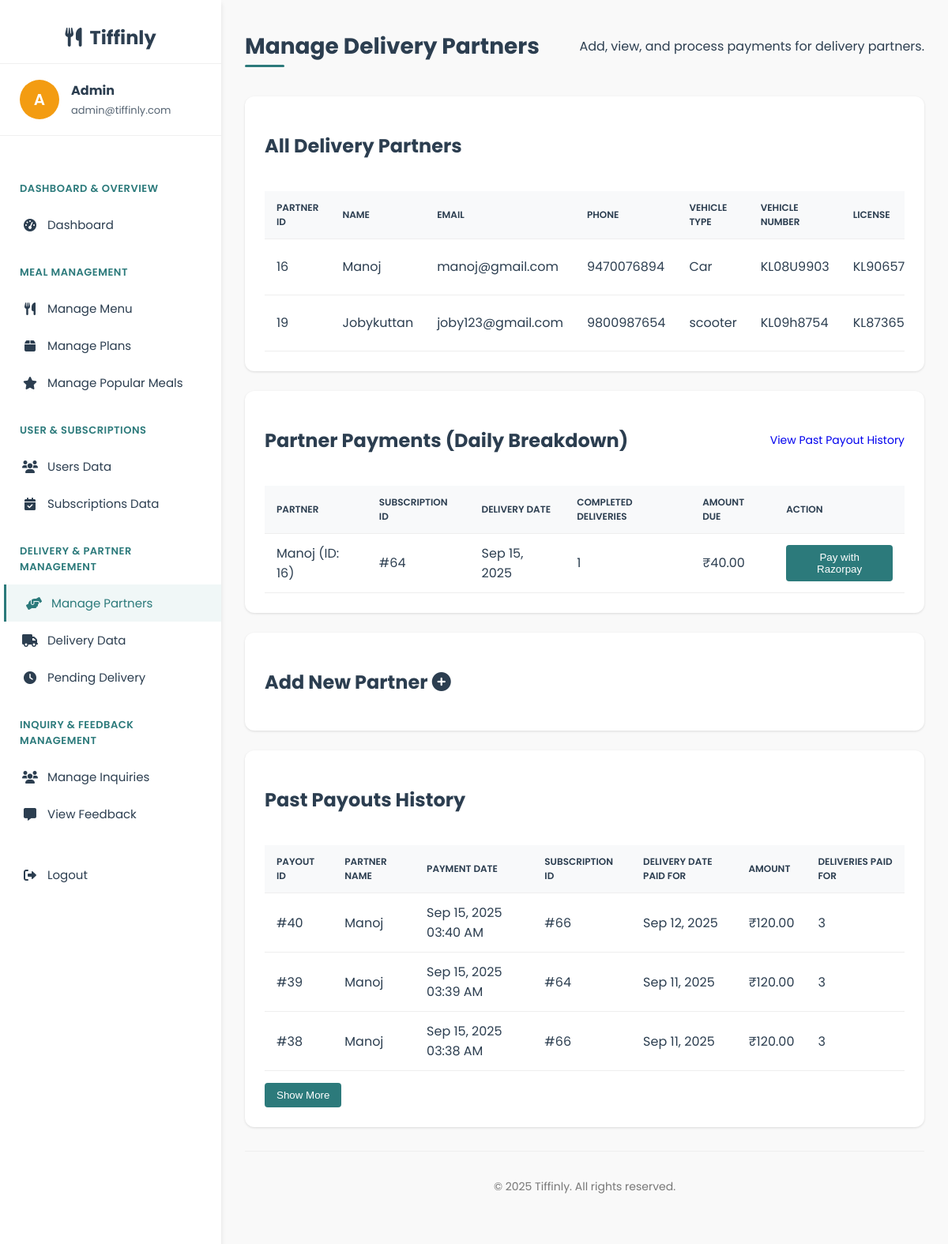
Page /admin/manage_partners.php (signed in) on the earlier database version.
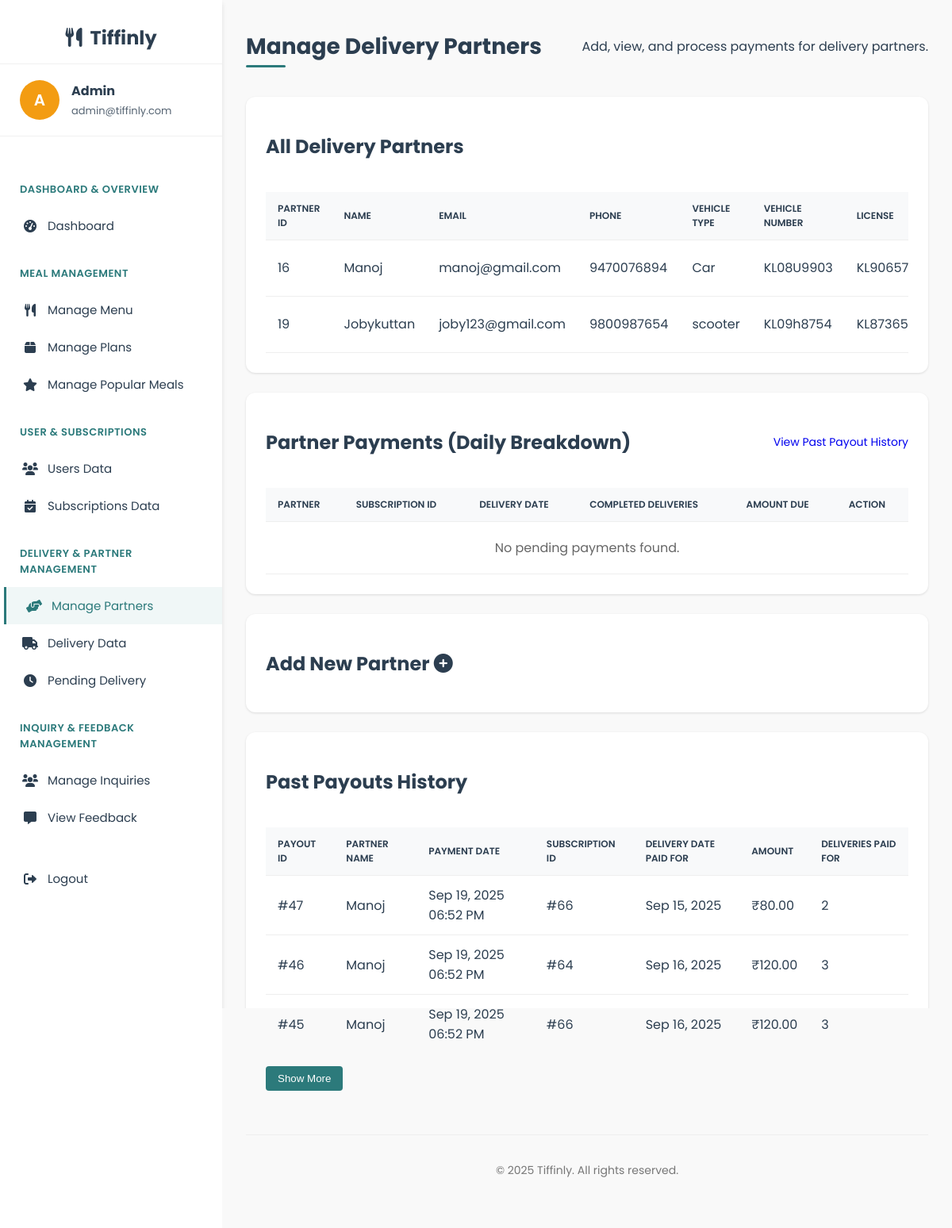
Same page on the later database version.
### tables this page shows
CREATE TABLE `users` (
  `user_id` int(11) NOT NULL,
  `name` varchar(100) NOT NULL,
  `email` varchar(100) NOT NULL,
  `password` varchar(255) NOT NULL,
  `phone` varchar(15) DEFAULT NULL,
  `role` enum('user','admin','delivery') DEFAULT 'user',
  `created_at` timestamp NOT NULL DEFAULT current_timestamp(),
  `security_question` varchar(255) NOT NULL,
  `security_answer` varchar(255) NOT NULL
);

CREATE TABLE `delivery_partner_details` (
  `partner_id` int(11) NOT NULL,
  `vehicle_type` varchar(50) NOT NULL,
  `vehicle_number` varchar(20) NOT NULL,
  `license_number` varchar(30) NOT NULL,
  `license_file` varchar(255) DEFAULT NULL,
  `aadhar_number` varchar(20) DEFAULT NULL,
  `availability` enum('Part-time','Full-time') NOT NULL
);

CREATE TABLE `partner_payments` (
  `payment_id` int(11) NOT NULL,
  `partner_id` int(11) NOT NULL,
  `subscription_id` int(11) DEFAULT NULL,
  `delivery_date` date DEFAULT NULL,
  `amount` decimal(10,2) NOT NULL,
  `delivery_count` int(11) NOT NULL DEFAULT 0,
  `payment_method` varchar(50) NOT NULL,
  `payment_status` enum('success','failed','pending') NOT NULL DEFAULT 'success',
  `transaction_ref` varchar(100) DEFAULT NULL,
  `created_at` timestamp NOT NULL DEFAULT current_timestamp()
);

### admin/manage_partners.php (the view, shortened to what the changed rows need)
<?php
$db = new mysqli('localhost', 'root', '', 'tiffinly');
$partners_result = $db->query("SELECT u.*, dp.* FROM users u JOIN delivery_partner_details dp ON u.user_id = dp.partner_id WHERE u.role = 'delivery'");
$partners_map = [];
while($p = $partners_result->fetch_assoc()) {
    $partners_map[$p['user_id']] = $p;
}
$unpaid_deliveries_sql = "
    SELECT
        da.partner_id,
        da.subscription_id,
        da.delivery_date,
        COUNT(da.assignment_id) AS unpaid_deliveries_count
    FROM
        delivery_assignments da
    WHERE
        da.status = 'delivered' AND da.payment_status = 'unpaid'
    GROUP BY
        da.partner_id, da.subscription_id, da.delivery_date
    ORDER BY
        da.delivery_date DESC, da.partner_id
";
$unpaid_deliveries_result = $db->query($unpaid_deliveries_sql);
$unpaid_deliveries_data = [];
if ($unpaid_deliveries_result && $unpaid_deliveries_result->num_rows > 0) {
    while ($row = $unpaid_deliveries_result->fetch_assoc()) {
        $unpaid_deliveries_data[] = $row;
    }
}
?>
<!DOCTYPE html>
<html lang="en">
<head>
    <link rel="stylesheet" href="https://cdnjs.cloudflare.com/ajax/libs/font-awesome/6.0.0-beta3/css/all.min.css">
</head>
<body>
    <div class="dashboard-container">
        <div class="main-content">
            <div class="header">
                <h1>Manage Delivery Partners</h1>
            </div>
            <div class="content-card">
               <h2>All Delivery Partners</h2>
               <div class="table-container">
                   <table>
                       <thead>
                           <tr>
                               <th>Partner ID</th>
                               <th>Name</th>
                               <th>Email</th>
                               <th>Phone</th>
                               <th>Vehicle Type</th>
                               <th>Vehicle Number</th>
                               <th>License</th>
                           </tr>
                       </thead>
                       <tbody>
                           <?php foreach($partners_map as $partner): ?>
                           <tr>
                               <td><?php echo $partner['user_id']; ?></td>
                               <td><?php echo htmlspecialchars($partner['name']); ?></td>
                               <td><?php echo htmlspecialchars($partner['email']); ?></td>
                               <td><?php echo htmlspecialchars($partner['phone']); ?></td>
                               <td><?php echo htmlspecialchars($partner['vehicle_type']); ?></td>
                               <td><?php echo htmlspecialchars($partner['vehicle_number']); ?></td>
                               <td><?php echo htmlspecialchars($partner['license_number']); ?></td>
                           </tr>
                           <?php endforeach; ?>
                       </tbody>
                   </table>
               </div>
           </div>
            <div class="content-card">
                <div style="display: flex; justify-content: space-between; align-items: center;">
                    <h2>Partner Payments (Daily Breakdown)</h2>
                </div>
                <div class="table-container">
                    <table class="payment-table">
                        <thead>
                            <tr>
                                <th>Partner</th>
                                <th>Subscription ID</th>
                                <th>Delivery Date</th>
                                <th>Completed Deliveries</th>
                                <th>Amount Due</th>
                                <th>Action</th>
                            </tr>
                        </thead>
                        <tbody>
                            <?php if (empty($unpaid_deliveries_data)): ?>
                                <tr><td colspan="6" style="text-align:center;padding:20px;color:#666">No pending payments found.</td></tr>
                            <?php else: foreach ($unpaid_deliveries_data as $payment):
                                $amount_due = 40 * $payment['unpaid_deliveries_count'];
                                $partner_details = $partners_map[$payment['partner_id']] ?? null;
                            ?>
                                <tr>
                                    <td><?php echo htmlspecialchars($partner_details['name'] ?? 'N/A'); ?> (ID: <?php echo $payment['partner_id']; ?>)</td>
                                    <td>#<?php echo $payment['subscription_id']; ?></td>
                                    <td><?php echo date('M d, Y', strtotime($payment['delivery_date'])); ?></td>
                                    <td><?php echo $payment['unpaid_deliveries_count']; ?></td>
                                    <td>₹<?php echo number_format($amount_due, 2); ?></td>
                                    <td>
                                        <button type="button" class="btn btn-primary"
                                            onclick="payWithRazorpay({
                                                amount: <?php echo $amount_due; ?>,
                                                partner_name: '<?php echo htmlspecialchars($partner_details['name'] ?? 'N/A'); ?>',
                                                partner_email: '<?php echo htmlspecialchars($partner_details['email'] ?? ''); ?>',
                                                partner_phone: '<?php echo htmlspecialchars($partner_details['phone'] ?? ''); ?>',
                                                partner_id: <?php echo $payment['partner_id']; ?>,
                                                subscription_id: <?php echo $payment['subscription_id']; ?>,
                                                delivery_date: '<?php echo $payment['delivery_date']; ?>',
                                                delivery_count: <?php echo $payment['unpaid_deliveries_count']; ?>
                                            })">
                                            Pay with Razorpay
                                        </button>
                                    </td>
                                </tr>
                            <?php endforeach; endif; ?>
                        </tbody>
                    </table>
                </div>
            </div>
            <div class="content-card">
                <h2 style="cursor: pointer;" onclick="toggleAddPartnerForm()">Add New Partner <i class="fas fa-plus-circle"></i></h2>
            </div>
            <div class="content-card" id="payout-history">
                <h2>Past Payouts History</h2>
                <div class="table-container">
                    <table class="payment-table">
                        <thead>
                            <tr>
                                <th>Payout ID</th>
                                <th>Partner Name</th>
                                <th>Payment Date</th>
                                <th>Subscription ID</th>
                                <th>Delivery Date Paid For</th>
                                <th>Amount</th>
                                <th>Deliveries Paid For</th>
                            </tr>
                        </thead>
                        <tbody id="payouts-tbody">
                            <?php
                            $payouts_history_sql = "
                    SELECT pp.payment_id, pp.amount, pp.delivery_count, pp.created_at, pp.delivery_date, pp.subscription_id,
                        u.name as partner_name
                                FROM partner_payments pp
                                JOIN users u ON pp.partner_id = u.user_id
                                WHERE pp.payment_status = 'success' ORDER BY pp.created_at DESC";
                            $payouts_history_result = $db->query($payouts_history_sql);
                            if ($payouts_history_result && $payouts_history_result->num_rows > 0):
                                $payout_count = 0;
                                while ($payout = $payouts_history_result->fetch_assoc()):
                                    $payout_count++;
                                    $row_style = $payout_count > 3 ? 'display: none;' : '';
                                    ?>
                                    <tr class="payout-row" style="<?php echo $row_style; ?>">
                                        <td>#<?php echo htmlspecialchars($payout['payment_id']); ?></td>
                                        <td><?php echo htmlspecialchars($payout['partner_name']); ?></td>
                                        <td><?php echo date('M d, Y h:i A', strtotime($payout['created_at'])); ?></td>
                                        <td>#<?php echo htmlspecialchars($payout['subscription_id']); ?></td>
                                        <td><?php echo date('M d, Y', strtotime($payout['delivery_date'])); ?></td>
                                        <td>₹<?php echo number_format($payout['amount'], 2); ?></td>
                                        <td><?php echo (int)$payout['delivery_count']; ?></td>
                                    </tr>
                                <?php endwhile;
                            else: ?>
                                <tr><td colspan="6" style="text-align:center;padding:20px;color:#666">No past payouts found.</td></tr>
                            <?php endif; ?>
                        </tbody>
                    </table>
                </div>
            </div>
        </div>
    </div>
</body>
</html>

Differences in the rows shown:
no longer on this page (row unchanged): partner_payments: payment_id "40", partner.name "Manoj", created_at "Sep 15, 2025 03:40 AM", subscription "66", delivery_date "Sep 12, 2025", amount "120.00", delivery_count "3"
no longer on this page (row unchanged): partner_payments: payment_id "39", partner.name "Manoj", created_at "Sep 15, 2025 03:39 AM", subscription "64", delivery_date "Sep 11, 2025", amount "120.00", delivery_count "3"
no longer on this page (row unchanged): partner_payments: payment_id "38", partner.name "Manoj", created_at "Sep 15, 2025 03:38 AM", subscription "66", delivery_date "Sep 11, 2025", amount "120.00", delivery_count "3"
added partner_payments: payment_id "47", partner.name "Manoj", created_at "Sep 19, 2025 06:52 PM", subscription "66", delivery_date "Sep 15, 2025", amount "80.00", delivery_count "2"
added partner_payments: payment_id "46", partner.name "Manoj", created_at "Sep 19, 2025 06:52 PM", subscription "64", delivery_date "Sep 16, 2025", amount "120.00", delivery_count "3"
added partner_payments: payment_id "45", partner.name "Manoj", created_at "Sep 19, 2025 06:52 PM", subscription "66", delivery_date "Sep 16, 2025", amount "120.00", delivery_count "3"
Other differences:
text now shown: "No pending payments found."
list line gone: "Manoj (ID: 16 ) # 64 Sep 15, 2025 1 ₹ 40.00 Pay with Razorpay"
